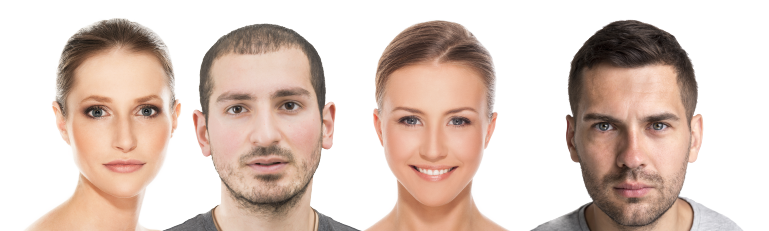
#> input picture 07Reconocimiento Facial/amigos3.jpg, 769 x 231 px
$ python detectarostroU2.py
#> lines starting #> are read from the running program, lines starting #| are printed output that depends on the picture; after the words box and inside, x2 and y2 are one past the last pixel; in counts of white or black regions, pixels touching at a corner belong together
import cv2
import numpy as np

detectarostro = cv2.CascadeClassifier("haarcascade_frontalface_default.xml")

##Detecta sobre imagen o foto
foto = cv2.imread('amigos3.jpg')
#> foto is the input picture: shape (231, 769, 3); mean B, G, R 191.4, 200.8, 219.3

#Cambiar a escala de gris
gris = cv2.cvtColor(foto, cv2.COLOR_BGR2GRAY)
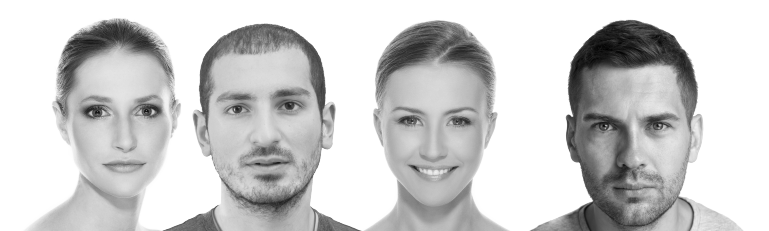
#> gris: shape (231, 769); min 0, max 255, mean 205.3

#Variable y Funicon para deteccion de rostros
caras = detectarostro.detectMultiScale(gris,
scaleFactor = 1.2,
minNeighbors = 5,
minSize=(30,30),
maxSize=(0,200))
#> caras = [[50, 57, 144, 144], [366, 69, 134, 134], [567, 76, 130, 130], [188, 46, 152, 152]]

#Dibujar los rostros detectados
for (x1,y1,x2,y2) in caras:
    cv2.rectangle(foto, (x1,y1), (x1+x2, y1+y2), (255,255,255), 2)
#> this loop made 4 passes
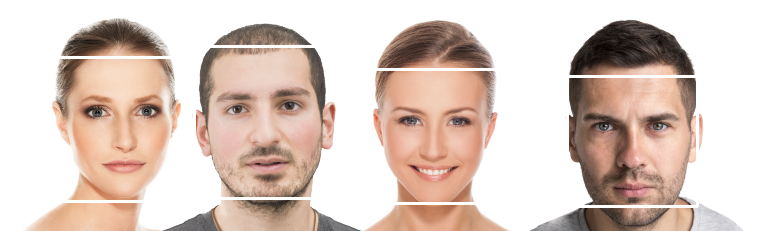
#> foto: shape (231, 769, 3); 1.66% of pixels changed, all inside (x1, y1, x2, y2) = (51, 45, 699, 208)

#Mostrar la imagen
cv2.imshow('Imagen Detectada', foto)
cv2.waitKey(0)
cv2.destroyAllWindows()

$ run again, with 07Reconocimiento Facial/amigos2.jpg copied over 07Reconocimiento Facial/amigos3.jpg
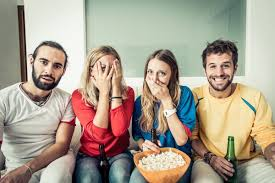
#> input picture 07Reconocimiento Facial/amigos2.jpg, 275 x 183 px
#> foto is the input picture: shape (183, 275, 3); mean B, G, R 141.9, 158, 169.8
#> `gris = cv2.cvtColor(foto, cv2.COLOR_BGR2GRAY)`:
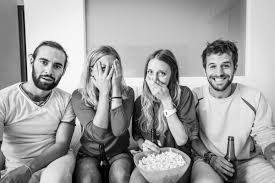
#> gris: shape (183, 275); min 0, max 255, mean 159.7
#> caras = [[27, 47, 45, 45], [200, 51, 40, 40]]
#> the loop `for (x1,y1,x2,y2) in caras:` made 2 passes
#> after the loop `for (x1,y1,x2,y2) in caras:`:
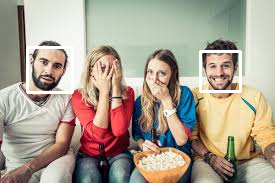
#> foto: shape (183, 275, 3); 2.01% of pixels changed, all inside (x1, y1, x2, y2) = (26, 46, 242, 94)
